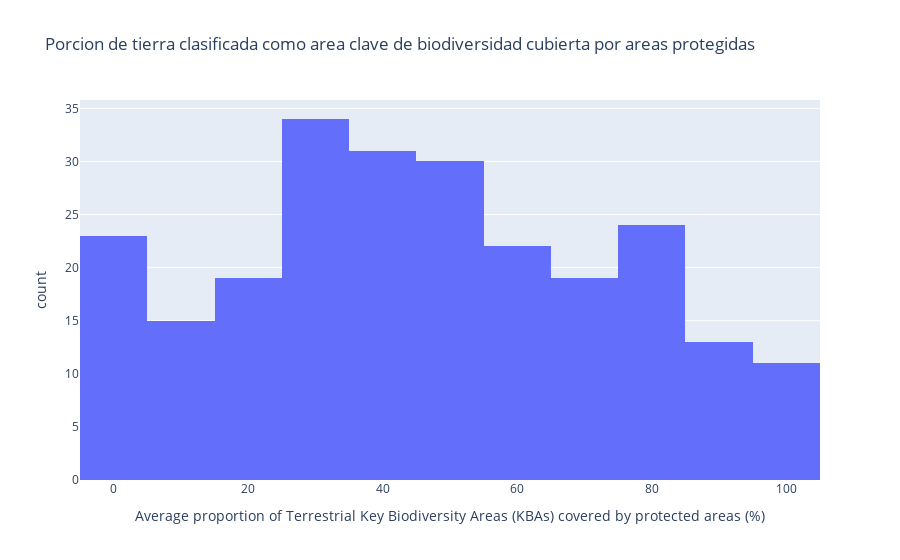

Source (notebook cell):
### Code cell
fig = px.histogram(bosques_data, x='Average proportion of Terrestrial Key Biodiversity Areas (KBAs) covered by protected areas (%)',  title='Porcion de tierra clasificada como area clave de biodiversidad cubierta por areas protegidas') # crear un histograma
fig.show() # crear gráfico

### Figure 1 — Plotly figure (JSON) as saved in the notebook; plotly's stock layout.template omitted (floating-point values rounded to 4 significant figures; data arrays with more than 128 entries replaced by an {"elided": "..."} marker saying what was removed)
{"data": [{"alignmentgroup": "True", "bingroup": "x", "hovertemplate": "Average proportion of Terrestrial Key Biodiversity Areas (KBAs) covered by protected areas (%)=%{x}<br>count=%{y}<extra></extra>", "legendgroup": "", "marker": {"color": "#636efa", "pattern": {"shape": ""}}, "name": "", "offsetgroup": "", "orientation": "v", "showlegend": false, "type": "histogram", "x": {"elided": "251 float values"}, "xaxis": "x", "yaxis": "y"}], "layout": {"barmode": "relative", "legend": {"tracegroupgap": 0}, "title": {"text": "Porcion de tierra clasificada como area clave de biodiversidad cubierta por areas protegidas"}, "xaxis": {"anchor": "y", "domain": [0, 1], "title": {"text": "Average proportion of Terrestrial Key Biodiversity Areas (KBAs) covered by protected areas (%)"}}, "yaxis": {"anchor": "x", "domain": [0, 1], "title": {"text": "count"}}}}
